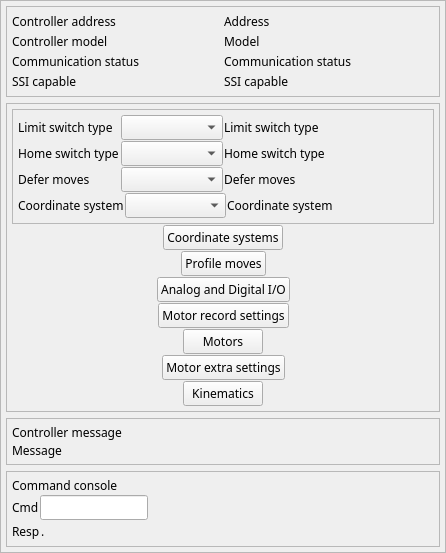
<?xml version="1.0" encoding="UTF-8"?>
<ui version="4.0">
 <class>EFrame</class>
 <widget class="QEFrame" name="EFrame">
  <property name="geometry">
   <rect>
    <x>0</x>
    <y>0</y>
    <width>446</width>
    <height>553</height>
   </rect>
  </property>
  <property name="sizePolicy">
   <sizepolicy hsizetype="Expanding" vsizetype="Expanding">
    <horstretch>0</horstretch>
    <verstretch>0</verstretch>
   </sizepolicy>
  </property>
  <property name="minimumSize">
   <size>
    <width>0</width>
    <height>0</height>
   </size>
  </property>
  <property name="windowTitle">
   <string>GalilController</string>
  </property>
  <property name="frameShape">
   <enum>QFrame::StyledPanel</enum>
  </property>
  <layout class="QVBoxLayout" name="verticalLayout_9">
   <property name="margin">
    <number>5</number>
   </property>
   <item>
    <widget class="QFrame" name="frame">
     <property name="sizePolicy">
      <sizepolicy hsizetype="Expanding" vsizetype="Expanding">
       <horstretch>0</horstretch>
       <verstretch>0</verstretch>
      </sizepolicy>
     </property>
     <property name="maximumSize">
      <size>
       <width>16777215</width>
       <height>16777215</height>
      </size>
     </property>
     <property name="frameShape">
      <enum>QFrame::StyledPanel</enum>
     </property>
     <property name="frameShadow">
      <enum>QFrame::Raised</enum>
     </property>
     <layout class="QVBoxLayout" name="verticalLayout_2">
      <property name="spacing">
       <number>1</number>
      </property>
      <property name="margin">
       <number>5</number>
      </property>
      <item>
       <layout class="QHBoxLayout" name="horizontalLayout_5">
        <item>
         <widget class="QLabel" name="label_3">
          <property name="sizePolicy">
           <sizepolicy hsizetype="Preferred" vsizetype="Preferred">
            <horstretch>0</horstretch>
            <verstretch>0</verstretch>
           </sizepolicy>
          </property>
          <property name="font">
           <font>
            <family>Abyssinica SIL</family>
            <pointsize>9</pointsize>
           </font>
          </property>
          <property name="text">
           <string>Controller address</string>
          </property>
         </widget>
        </item>
        <item>
         <widget class="QELabel" name="qelabel_3">
          <property name="sizePolicy">
           <sizepolicy hsizetype="Minimum" vsizetype="Preferred">
            <horstretch>0</horstretch>
            <verstretch>0</verstretch>
           </sizepolicy>
          </property>
          <property name="font">
           <font>
            <family>Abyssinica SIL</family>
            <pointsize>9</pointsize>
           </font>
          </property>
          <property name="layoutDirection">
           <enum>Qt::LeftToRight</enum>
          </property>
          <property name="alignment">
           <set>Qt::AlignLeading|Qt::AlignLeft|Qt::AlignVCenter</set>
          </property>
          <property name="variable" stdset="0">
           <string>$(DMC)ADDRESS_MON</string>
          </property>
          <property name="text">
           <string>Address</string>
          </property>
         </widget>
        </item>
       </layout>
      </item>
      <item>
       <layout class="QHBoxLayout" name="horizontalLayout_6">
        <item>
         <widget class="QLabel" name="label_2">
          <property name="font">
           <font>
            <family>Abyssinica SIL</family>
            <pointsize>9</pointsize>
           </font>
          </property>
          <property name="text">
           <string>Controller model</string>
          </property>
         </widget>
        </item>
        <item>
         <widget class="QELabel" name="qelabel_2">
          <property name="sizePolicy">
           <sizepolicy hsizetype="Preferred" vsizetype="Preferred">
            <horstretch>0</horstretch>
            <verstretch>0</verstretch>
           </sizepolicy>
          </property>
          <property name="font">
           <font>
            <family>Abyssinica SIL</family>
            <pointsize>9</pointsize>
           </font>
          </property>
          <property name="frameShape">
           <enum>QFrame::NoFrame</enum>
          </property>
          <property name="variable" stdset="0">
           <string>$(DMC)MODEL_MON</string>
          </property>
          <property name="notation" stdset="0">
           <enum>QELabel::Fixed</enum>
          </property>
          <property name="text">
           <string>Model</string>
          </property>
         </widget>
        </item>
       </layout>
      </item>
      <item>
       <layout class="QHBoxLayout" name="horizontalLayout_7">
        <item>
         <widget class="QLabel" name="label_4">
          <property name="sizePolicy">
           <sizepolicy hsizetype="Preferred" vsizetype="Preferred">
            <horstretch>0</horstretch>
            <verstretch>0</verstretch>
           </sizepolicy>
          </property>
          <property name="font">
           <font>
            <family>Abyssinica SIL</family>
            <pointsize>9</pointsize>
           </font>
          </property>
          <property name="text">
           <string>Communication status </string>
          </property>
         </widget>
        </item>
        <item>
         <widget class="QELabel" name="qelabel_4">
          <property name="sizePolicy">
           <sizepolicy hsizetype="Preferred" vsizetype="Preferred">
            <horstretch>0</horstretch>
            <verstretch>0</verstretch>
           </sizepolicy>
          </property>
          <property name="font">
           <font>
            <family>Abyssinica SIL</family>
            <pointsize>9</pointsize>
           </font>
          </property>
          <property name="variable" stdset="0">
           <string>$(DMC)COMMERR_STATUS</string>
          </property>
          <property name="text">
           <string>Communication status</string>
          </property>
         </widget>
        </item>
       </layout>
      </item>
      <item>
       <layout class="QHBoxLayout" name="horizontalLayout_8">
        <item>
         <widget class="QLabel" name="label_5">
          <property name="sizePolicy">
           <sizepolicy hsizetype="Preferred" vsizetype="Preferred">
            <horstretch>0</horstretch>
            <verstretch>0</verstretch>
           </sizepolicy>
          </property>
          <property name="sizeIncrement">
           <size>
            <width>1</width>
            <height>1</height>
           </size>
          </property>
          <property name="font">
           <font>
            <family>Abyssinica SIL</family>
            <pointsize>9</pointsize>
           </font>
          </property>
          <property name="text">
           <string>SSI capable</string>
          </property>
         </widget>
        </item>
        <item>
         <widget class="QELabel" name="qelabel_5">
          <property name="sizePolicy">
           <sizepolicy hsizetype="Minimum" vsizetype="Preferred">
            <horstretch>0</horstretch>
            <verstretch>0</verstretch>
           </sizepolicy>
          </property>
          <property name="font">
           <font>
            <family>Abyssinica SIL</family>
            <pointsize>9</pointsize>
           </font>
          </property>
          <property name="variable" stdset="0">
           <string>$(DMC)SSICAPABLE_STATUS</string>
          </property>
          <property name="text">
           <string>SSI capable</string>
          </property>
         </widget>
        </item>
       </layout>
      </item>
     </layout>
    </widget>
   </item>
   <item>
    <widget class="QFrame" name="frame_3">
     <property name="sizePolicy">
      <sizepolicy hsizetype="Expanding" vsizetype="Expanding">
       <horstretch>0</horstretch>
       <verstretch>0</verstretch>
      </sizepolicy>
     </property>
     <property name="maximumSize">
      <size>
       <width>16777215</width>
       <height>16777215</height>
      </size>
     </property>
     <property name="frameShape">
      <enum>QFrame::StyledPanel</enum>
     </property>
     <layout class="QVBoxLayout" name="verticalLayout_3">
      <property name="spacing">
       <number>1</number>
      </property>
      <property name="margin">
       <number>5</number>
      </property>
      <item>
       <widget class="QFrame" name="frame_2">
        <property name="sizePolicy">
         <sizepolicy hsizetype="Preferred" vsizetype="Preferred">
          <horstretch>0</horstretch>
          <verstretch>0</verstretch>
         </sizepolicy>
        </property>
        <property name="minimumSize">
         <size>
          <width>0</width>
          <height>0</height>
         </size>
        </property>
        <property name="maximumSize">
         <size>
          <width>16777215</width>
          <height>16777215</height>
         </size>
        </property>
        <property name="frameShape">
         <enum>QFrame::StyledPanel</enum>
        </property>
        <layout class="QVBoxLayout" name="verticalLayout">
         <property name="spacing">
          <number>1</number>
         </property>
         <property name="margin">
          <number>5</number>
         </property>
         <item>
          <layout class="QHBoxLayout" name="horizontalLayout_2" stretch="1,1,2">
           <property name="spacing">
            <number>1</number>
           </property>
           <item>
            <widget class="QLabel" name="label_10">
             <property name="sizePolicy">
              <sizepolicy hsizetype="Preferred" vsizetype="Preferred">
               <horstretch>0</horstretch>
               <verstretch>0</verstretch>
              </sizepolicy>
             </property>
             <property name="sizeIncrement">
              <size>
               <width>1</width>
               <height>1</height>
              </size>
             </property>
             <property name="font">
              <font>
               <family>Abyssinica SIL</family>
               <pointsize>9</pointsize>
              </font>
             </property>
             <property name="text">
              <string>Limit switch type</string>
             </property>
            </widget>
           </item>
           <item>
            <widget class="QEComboBox" name="qecombobox">
             <property name="sizePolicy">
              <sizepolicy hsizetype="Preferred" vsizetype="Preferred">
               <horstretch>0</horstretch>
               <verstretch>0</verstretch>
              </sizepolicy>
             </property>
             <property name="font">
              <font>
               <family>Abyssinica SIL</family>
               <pointsize>9</pointsize>
              </font>
             </property>
             <property name="variable" stdset="0">
              <string>$(DMC)LIMITTYPE_CMD</string>
             </property>
            </widget>
           </item>
           <item>
            <layout class="QVBoxLayout" name="verticalLayout_6" stretch="1">
             <property name="spacing">
              <number>1</number>
             </property>
             <item>
              <widget class="QELabel" name="qelabel_6">
               <property name="sizePolicy">
                <sizepolicy hsizetype="Minimum" vsizetype="Preferred">
                 <horstretch>0</horstretch>
                 <verstretch>0</verstretch>
                </sizepolicy>
               </property>
               <property name="font">
                <font>
                 <family>Abyssinica SIL</family>
                 <pointsize>9</pointsize>
                </font>
               </property>
               <property name="variable" stdset="0">
                <string>$(DMC)LIMITTYPE_STATUS</string>
               </property>
               <property name="text">
                <string>Limit switch type         </string>
               </property>
              </widget>
             </item>
            </layout>
           </item>
          </layout>
         </item>
         <item>
          <layout class="QHBoxLayout" name="horizontalLayout" stretch="1,1,2">
           <property name="spacing">
            <number>1</number>
           </property>
           <item>
            <widget class="QLabel" name="label_11">
             <property name="sizePolicy">
              <sizepolicy hsizetype="Preferred" vsizetype="Preferred">
               <horstretch>0</horstretch>
               <verstretch>0</verstretch>
              </sizepolicy>
             </property>
             <property name="sizeIncrement">
              <size>
               <width>1</width>
               <height>1</height>
              </size>
             </property>
             <property name="font">
              <font>
               <family>Abyssinica SIL</family>
               <pointsize>9</pointsize>
              </font>
             </property>
             <property name="text">
              <string>Home switch type</string>
             </property>
            </widget>
           </item>
           <item>
            <widget class="QEComboBox" name="qecombobox_2">
             <property name="sizePolicy">
              <sizepolicy hsizetype="Preferred" vsizetype="Preferred">
               <horstretch>0</horstretch>
               <verstretch>0</verstretch>
              </sizepolicy>
             </property>
             <property name="font">
              <font>
               <family>Abyssinica SIL</family>
               <pointsize>9</pointsize>
              </font>
             </property>
             <property name="variable" stdset="0">
              <string>$(DMC)HOMETYPE_CMD</string>
             </property>
            </widget>
           </item>
           <item>
            <layout class="QVBoxLayout" name="verticalLayout_7" stretch="1">
             <property name="spacing">
              <number>1</number>
             </property>
             <item>
              <widget class="QELabel" name="qelabel_7">
               <property name="sizePolicy">
                <sizepolicy hsizetype="Minimum" vsizetype="Preferred">
                 <horstretch>0</horstretch>
                 <verstretch>0</verstretch>
                </sizepolicy>
               </property>
               <property name="font">
                <font>
                 <family>Abyssinica SIL</family>
                 <pointsize>9</pointsize>
                </font>
               </property>
               <property name="variable" stdset="0">
                <string>$(DMC)HOMETYPE_STATUS</string>
               </property>
               <property name="text">
                <string>Home switch type        </string>
               </property>
              </widget>
             </item>
            </layout>
           </item>
          </layout>
         </item>
         <item>
          <layout class="QHBoxLayout" name="horizontalLayout_3" stretch="1,1,2">
           <property name="spacing">
            <number>1</number>
           </property>
           <item>
            <widget class="QLabel" name="label_12">
             <property name="sizePolicy">
              <sizepolicy hsizetype="Preferred" vsizetype="Preferred">
               <horstretch>0</horstretch>
               <verstretch>0</verstretch>
              </sizepolicy>
             </property>
             <property name="sizeIncrement">
              <size>
               <width>1</width>
               <height>1</height>
              </size>
             </property>
             <property name="font">
              <font>
               <family>Abyssinica SIL</family>
               <pointsize>9</pointsize>
              </font>
             </property>
             <property name="text">
              <string>Defer moves</string>
             </property>
            </widget>
           </item>
           <item>
            <widget class="QEComboBox" name="qecombobox_3">
             <property name="sizePolicy">
              <sizepolicy hsizetype="Preferred" vsizetype="Preferred">
               <horstretch>0</horstretch>
               <verstretch>0</verstretch>
              </sizepolicy>
             </property>
             <property name="font">
              <font>
               <family>Abyssinica SIL</family>
               <pointsize>9</pointsize>
              </font>
             </property>
             <property name="variable" stdset="0">
              <string>$(DMC)DEFER_CMD</string>
             </property>
            </widget>
           </item>
           <item>
            <layout class="QVBoxLayout" name="verticalLayout_8" stretch="1">
             <property name="spacing">
              <number>1</number>
             </property>
             <item>
              <widget class="QELabel" name="qelabel_8">
               <property name="sizePolicy">
                <sizepolicy hsizetype="Minimum" vsizetype="Preferred">
                 <horstretch>0</horstretch>
                 <verstretch>0</verstretch>
                </sizepolicy>
               </property>
               <property name="font">
                <font>
                 <family>Abyssinica SIL</family>
                 <pointsize>9</pointsize>
                </font>
               </property>
               <property name="variable" stdset="0">
                <string>$(DMC)DEFER_STATUS</string>
               </property>
               <property name="text">
                <string>Defer moves                  </string>
               </property>
              </widget>
             </item>
            </layout>
           </item>
          </layout>
         </item>
         <item>
          <layout class="QHBoxLayout" name="horizontalLayout_4" stretch="1,1,2">
           <property name="spacing">
            <number>1</number>
           </property>
           <item>
            <widget class="QLabel" name="label_13">
             <property name="sizePolicy">
              <sizepolicy hsizetype="Preferred" vsizetype="Preferred">
               <horstretch>0</horstretch>
               <verstretch>0</verstretch>
              </sizepolicy>
             </property>
             <property name="sizeIncrement">
              <size>
               <width>1</width>
               <height>1</height>
              </size>
             </property>
             <property name="font">
              <font>
               <family>Abyssinica SIL</family>
               <pointsize>9</pointsize>
              </font>
             </property>
             <property name="text">
              <string>Coordinate system</string>
             </property>
            </widget>
           </item>
           <item>
            <widget class="QEComboBox" name="qecombobox_4">
             <property name="sizePolicy">
              <sizepolicy hsizetype="Preferred" vsizetype="Preferred">
               <horstretch>0</horstretch>
               <verstretch>0</verstretch>
              </sizepolicy>
             </property>
             <property name="font">
              <font>
               <family>Abyssinica SIL</family>
               <pointsize>9</pointsize>
              </font>
             </property>
             <property name="variable" stdset="0">
              <string>$(DMC)COORDSYS_CMD</string>
             </property>
            </widget>
           </item>
           <item>
            <layout class="QVBoxLayout" name="verticalLayout_10" stretch="1">
             <property name="spacing">
              <number>1</number>
             </property>
             <item>
              <widget class="QELabel" name="qelabel_12">
               <property name="sizePolicy">
                <sizepolicy hsizetype="Minimum" vsizetype="Preferred">
                 <horstretch>0</horstretch>
                 <verstretch>0</verstretch>
                </sizepolicy>
               </property>
               <property name="font">
                <font>
                 <family>Abyssinica SIL</family>
                 <pointsize>9</pointsize>
                </font>
               </property>
               <property name="variable" stdset="0">
                <string>$(DMC)COORDSYS_STATUS</string>
               </property>
               <property name="text">
                <string>Coordinate system       </string>
               </property>
              </widget>
             </item>
            </layout>
           </item>
          </layout>
         </item>
        </layout>
       </widget>
      </item>
      <item>
       <layout class="QHBoxLayout" name="horizontalLayout_11">
        <item>
         <spacer name="horizontalSpacer_3">
          <property name="orientation">
           <enum>Qt::Horizontal</enum>
          </property>
          <property name="sizeHint" stdset="0">
           <size>
            <width>40</width>
            <height>20</height>
           </size>
          </property>
         </spacer>
        </item>
        <item>
         <widget class="QEPushButton" name="qepushbutton_3">
          <property name="sizePolicy">
           <sizepolicy hsizetype="Minimum" vsizetype="Expanding">
            <horstretch>0</horstretch>
            <verstretch>0</verstretch>
           </sizepolicy>
          </property>
          <property name="minimumSize">
           <size>
            <width>0</width>
            <height>0</height>
           </size>
          </property>
          <property name="font">
           <font>
            <family>Abyssinica SIL</family>
            <pointsize>9</pointsize>
           </font>
          </property>
          <property name="text">
           <string>Coordinate systems</string>
          </property>
          <property name="variableAsToolTip">
           <bool>false</bool>
          </property>
          <property name="guiFile" stdset="0">
           <string>galil_coordinate_systems.ui</string>
          </property>
          <property name="creationOption" stdset="0">
           <enum>QEPushButton::NewWindow</enum>
          </property>
          <property name="prioritySubstitutions">
           <string/>
          </property>
         </widget>
        </item>
        <item>
         <spacer name="horizontalSpacer_4">
          <property name="orientation">
           <enum>Qt::Horizontal</enum>
          </property>
          <property name="sizeHint" stdset="0">
           <size>
            <width>40</width>
            <height>20</height>
           </size>
          </property>
         </spacer>
        </item>
       </layout>
      </item>
      <item>
       <layout class="QHBoxLayout" name="horizontalLayout_12">
        <item>
         <spacer name="horizontalSpacer_5">
          <property name="orientation">
           <enum>Qt::Horizontal</enum>
          </property>
          <property name="sizeHint" stdset="0">
           <size>
            <width>40</width>
            <height>20</height>
           </size>
          </property>
         </spacer>
        </item>
        <item>
         <widget class="QEPushButton" name="qepushbutton_7">
          <property name="sizePolicy">
           <sizepolicy hsizetype="Minimum" vsizetype="Expanding">
            <horstretch>0</horstretch>
            <verstretch>0</verstretch>
           </sizepolicy>
          </property>
          <property name="font">
           <font>
            <family>Abyssinica SIL</family>
            <pointsize>9</pointsize>
           </font>
          </property>
          <property name="text">
           <string>Profile moves</string>
          </property>
          <property name="variableAsToolTip">
           <bool>false</bool>
          </property>
          <property name="guiFile" stdset="0">
           <string>galil_profileMove.ui</string>
          </property>
          <property name="creationOption" stdset="0">
           <enum>QEPushButton::NewWindow</enum>
          </property>
          <property name="prioritySubstitutions">
           <string/>
          </property>
         </widget>
        </item>
        <item>
         <spacer name="horizontalSpacer_6">
          <property name="orientation">
           <enum>Qt::Horizontal</enum>
          </property>
          <property name="sizeHint" stdset="0">
           <size>
            <width>40</width>
            <height>20</height>
           </size>
          </property>
         </spacer>
        </item>
       </layout>
      </item>
      <item>
       <layout class="QHBoxLayout" name="horizontalLayout_13">
        <item>
         <spacer name="horizontalSpacer_7">
          <property name="orientation">
           <enum>Qt::Horizontal</enum>
          </property>
          <property name="sizeHint" stdset="0">
           <size>
            <width>40</width>
            <height>20</height>
           </size>
          </property>
         </spacer>
        </item>
        <item>
         <widget class="QEPushButton" name="qepushbutton_6">
          <property name="sizePolicy">
           <sizepolicy hsizetype="Minimum" vsizetype="Expanding">
            <horstretch>0</horstretch>
            <verstretch>0</verstretch>
           </sizepolicy>
          </property>
          <property name="font">
           <font>
            <family>Abyssinica SIL</family>
            <pointsize>9</pointsize>
           </font>
          </property>
          <property name="text">
           <string>Analog and Digital I/O</string>
          </property>
          <property name="variableAsToolTip">
           <bool>false</bool>
          </property>
          <property name="guiFile" stdset="0">
           <string>galil_ctrl_io.ui</string>
          </property>
          <property name="creationOption" stdset="0">
           <enum>QEPushButton::NewWindow</enum>
          </property>
          <property name="prioritySubstitutions">
           <string>P=$(DMC)</string>
          </property>
         </widget>
        </item>
        <item>
         <spacer name="horizontalSpacer_8">
          <property name="orientation">
           <enum>Qt::Horizontal</enum>
          </property>
          <property name="sizeHint" stdset="0">
           <size>
            <width>40</width>
            <height>20</height>
           </size>
          </property>
         </spacer>
        </item>
       </layout>
      </item>
      <item>
       <layout class="QHBoxLayout" name="horizontalLayout_14">
        <item>
         <spacer name="horizontalSpacer_9">
          <property name="orientation">
           <enum>Qt::Horizontal</enum>
          </property>
          <property name="sizeHint" stdset="0">
           <size>
            <width>40</width>
            <height>20</height>
           </size>
          </property>
         </spacer>
        </item>
        <item>
         <widget class="QEPushButton" name="qepushbutton_8">
          <property name="sizePolicy">
           <sizepolicy hsizetype="Minimum" vsizetype="Expanding">
            <horstretch>0</horstretch>
            <verstretch>0</verstretch>
           </sizepolicy>
          </property>
          <property name="font">
           <font>
            <family>Abyssinica SIL</family>
            <pointsize>9</pointsize>
           </font>
          </property>
          <property name="text">
           <string>Motor record settings</string>
          </property>
          <property name="variable" stdset="0">
           <string/>
          </property>
          <property name="variableAsToolTip">
           <bool>false</bool>
          </property>
          <property name="userLevelVisibility" stdset="0">
           <enum>QEPushButton::User</enum>
          </property>
          <property name="userLevelEnabled" stdset="0">
           <enum>QEPushButton::User</enum>
          </property>
          <property name="guiFile" stdset="0">
           <string>galil_motors_settings.ui</string>
          </property>
          <property name="creationOption" stdset="0">
           <enum>QEPushButton::NewWindow</enum>
          </property>
          <property name="prioritySubstitutions">
           <string/>
          </property>
         </widget>
        </item>
        <item>
         <spacer name="horizontalSpacer_10">
          <property name="orientation">
           <enum>Qt::Horizontal</enum>
          </property>
          <property name="sizeHint" stdset="0">
           <size>
            <width>40</width>
            <height>20</height>
           </size>
          </property>
         </spacer>
        </item>
       </layout>
      </item>
      <item>
       <layout class="QHBoxLayout" name="horizontalLayout_17">
        <item>
         <spacer name="horizontalSpacer_15">
          <property name="orientation">
           <enum>Qt::Horizontal</enum>
          </property>
          <property name="sizeHint" stdset="0">
           <size>
            <width>40</width>
            <height>20</height>
           </size>
          </property>
         </spacer>
        </item>
        <item>
         <widget class="QEPushButton" name="qepushbutton_9">
          <property name="sizePolicy">
           <sizepolicy hsizetype="Minimum" vsizetype="Expanding">
            <horstretch>0</horstretch>
            <verstretch>0</verstretch>
           </sizepolicy>
          </property>
          <property name="font">
           <font>
            <family>Abyssinica SIL</family>
            <pointsize>9</pointsize>
           </font>
          </property>
          <property name="text">
           <string>Motors</string>
          </property>
          <property name="variable" stdset="0">
           <string/>
          </property>
          <property name="variableAsToolTip">
           <bool>false</bool>
          </property>
          <property name="userLevelVisibility" stdset="0">
           <enum>QEPushButton::User</enum>
          </property>
          <property name="userLevelEnabled" stdset="0">
           <enum>QEPushButton::User</enum>
          </property>
          <property name="guiFile" stdset="0">
           <string>galil_motors.ui</string>
          </property>
          <property name="creationOption" stdset="0">
           <enum>QEPushButton::NewWindow</enum>
          </property>
          <property name="prioritySubstitutions">
           <string/>
          </property>
         </widget>
        </item>
        <item>
         <spacer name="horizontalSpacer_16">
          <property name="orientation">
           <enum>Qt::Horizontal</enum>
          </property>
          <property name="sizeHint" stdset="0">
           <size>
            <width>40</width>
            <height>20</height>
           </size>
          </property>
         </spacer>
        </item>
       </layout>
      </item>
      <item>
       <layout class="QHBoxLayout" name="horizontalLayout_15">
        <item>
         <spacer name="horizontalSpacer_11">
          <property name="orientation">
           <enum>Qt::Horizontal</enum>
          </property>
          <property name="sizeHint" stdset="0">
           <size>
            <width>40</width>
            <height>20</height>
           </size>
          </property>
         </spacer>
        </item>
        <item>
         <widget class="QEPushButton" name="qepushbutton_4">
          <property name="sizePolicy">
           <sizepolicy hsizetype="Minimum" vsizetype="Expanding">
            <horstretch>0</horstretch>
            <verstretch>0</verstretch>
           </sizepolicy>
          </property>
          <property name="font">
           <font>
            <family>Abyssinica SIL</family>
            <pointsize>9</pointsize>
           </font>
          </property>
          <property name="text">
           <string>Motor extra settings</string>
          </property>
          <property name="variable" stdset="0">
           <string/>
          </property>
          <property name="variableAsToolTip">
           <bool>false</bool>
          </property>
          <property name="userLevelVisibility" stdset="0">
           <enum>QEPushButton::User</enum>
          </property>
          <property name="userLevelEnabled" stdset="0">
           <enum>QEPushButton::Engineer</enum>
          </property>
          <property name="guiFile" stdset="0">
           <string>galil_motors_extras.ui</string>
          </property>
          <property name="creationOption" stdset="0">
           <enum>QEPushButton::NewWindow</enum>
          </property>
          <property name="prioritySubstitutions">
           <string/>
          </property>
         </widget>
        </item>
        <item>
         <spacer name="horizontalSpacer_12">
          <property name="orientation">
           <enum>Qt::Horizontal</enum>
          </property>
          <property name="sizeHint" stdset="0">
           <size>
            <width>40</width>
            <height>20</height>
           </size>
          </property>
         </spacer>
        </item>
       </layout>
      </item>
      <item>
       <layout class="QHBoxLayout" name="horizontalLayout_16">
        <item>
         <spacer name="horizontalSpacer_13">
          <property name="orientation">
           <enum>Qt::Horizontal</enum>
          </property>
          <property name="sizeHint" stdset="0">
           <size>
            <width>40</width>
            <height>20</height>
           </size>
          </property>
         </spacer>
        </item>
        <item>
         <widget class="QEPushButton" name="qepushbutton_5">
          <property name="sizePolicy">
           <sizepolicy hsizetype="Minimum" vsizetype="Expanding">
            <horstretch>0</horstretch>
            <verstretch>0</verstretch>
           </sizepolicy>
          </property>
          <property name="font">
           <font>
            <family>Abyssinica SIL</family>
            <pointsize>9</pointsize>
           </font>
          </property>
          <property name="text">
           <string>Kinematics</string>
          </property>
          <property name="variableAsToolTip">
           <bool>false</bool>
          </property>
          <property name="userLevelEnabled" stdset="0">
           <enum>QEPushButton::Scientist</enum>
          </property>
          <property name="guiFile" stdset="0">
           <string>galil_kinematics.ui</string>
          </property>
          <property name="creationOption" stdset="0">
           <enum>QEPushButton::NewWindow</enum>
          </property>
          <property name="prioritySubstitutions">
           <string/>
          </property>
         </widget>
        </item>
        <item>
         <spacer name="horizontalSpacer_14">
          <property name="orientation">
           <enum>Qt::Horizontal</enum>
          </property>
          <property name="sizeHint" stdset="0">
           <size>
            <width>40</width>
            <height>20</height>
           </size>
          </property>
         </spacer>
        </item>
       </layout>
      </item>
     </layout>
    </widget>
   </item>
   <item>
    <widget class="QFrame" name="frame">
     <property name="maximumSize">
      <size>
       <width>16777215</width>
       <height>16777215</height>
      </size>
     </property>
     <property name="frameShape">
      <enum>QFrame::StyledPanel</enum>
     </property>
     <property name="frameShadow">
      <enum>QFrame::Raised</enum>
     </property>
     <layout class="QVBoxLayout" name="verticalLayout_5">
      <property name="spacing">
       <number>1</number>
      </property>
      <property name="margin">
       <number>5</number>
      </property>
      <item>
       <widget class="QLabel" name="label_6">
        <property name="sizePolicy">
         <sizepolicy hsizetype="Preferred" vsizetype="Preferred">
          <horstretch>0</horstretch>
          <verstretch>0</verstretch>
         </sizepolicy>
        </property>
        <property name="font">
         <font>
          <family>Abyssinica SIL</family>
          <pointsize>9</pointsize>
         </font>
        </property>
        <property name="text">
         <string>Controller message</string>
        </property>
       </widget>
      </item>
      <item>
       <widget class="QELabel" name="qelabel_10">
        <property name="sizePolicy">
         <sizepolicy hsizetype="Minimum" vsizetype="Preferred">
          <horstretch>0</horstretch>
          <verstretch>0</verstretch>
         </sizepolicy>
        </property>
        <property name="font">
         <font>
          <family>Abyssinica SIL</family>
          <pointsize>9</pointsize>
         </font>
        </property>
        <property name="frameShape">
         <enum>QFrame::NoFrame</enum>
        </property>
        <property name="variable" stdset="0">
         <string>$(DMC)ERROR_MON</string>
        </property>
        <property name="text">
         <string>Message</string>
        </property>
       </widget>
      </item>
     </layout>
    </widget>
   </item>
   <item>
    <widget class="QFrame" name="frame">
     <property name="maximumSize">
      <size>
       <width>16777215</width>
       <height>16777215</height>
      </size>
     </property>
     <property name="frameShape">
      <enum>QFrame::StyledPanel</enum>
     </property>
     <layout class="QVBoxLayout" name="verticalLayout_4">
      <property name="spacing">
       <number>1</number>
      </property>
      <property name="margin">
       <number>5</number>
      </property>
      <item>
       <widget class="QLabel" name="label_7">
        <property name="sizePolicy">
         <sizepolicy hsizetype="Preferred" vsizetype="Preferred">
          <horstretch>0</horstretch>
          <verstretch>0</verstretch>
         </sizepolicy>
        </property>
        <property name="font">
         <font>
          <family>Abyssinica SIL</family>
          <pointsize>9</pointsize>
         </font>
        </property>
        <property name="text">
         <string>Command console</string>
        </property>
       </widget>
      </item>
      <item>
       <layout class="QHBoxLayout" name="horizontalLayout_9">
        <item>
         <widget class="QLabel" name="label_8">
          <property name="sizePolicy">
           <sizepolicy hsizetype="Maximum" vsizetype="Preferred">
            <horstretch>0</horstretch>
            <verstretch>0</verstretch>
           </sizepolicy>
          </property>
          <property name="font">
           <font>
            <family>Abyssinica SIL</family>
            <pointsize>9</pointsize>
           </font>
          </property>
          <property name="text">
           <string>Cmd</string>
          </property>
         </widget>
        </item>
        <item>
         <widget class="QELineEdit" name="qelineedit">
          <property name="sizePolicy">
           <sizepolicy hsizetype="Minimum" vsizetype="Fixed">
            <horstretch>0</horstretch>
            <verstretch>0</verstretch>
           </sizepolicy>
          </property>
          <property name="font">
           <font>
            <family>Abyssinica SIL</family>
            <pointsize>9</pointsize>
           </font>
          </property>
          <property name="variable" stdset="0">
           <string>$(DMC)SEND_STR_CMD</string>
          </property>
         </widget>
        </item>
        <item>
         <spacer name="horizontalSpacer_2">
          <property name="orientation">
           <enum>Qt::Horizontal</enum>
          </property>
          <property name="sizeHint" stdset="0">
           <size>
            <width>40</width>
            <height>20</height>
           </size>
          </property>
         </spacer>
        </item>
       </layout>
      </item>
      <item>
       <layout class="QHBoxLayout" name="horizontalLayout_10">
        <item>
         <widget class="QLabel" name="label_9">
          <property name="sizePolicy">
           <sizepolicy hsizetype="Preferred" vsizetype="Preferred">
            <horstretch>0</horstretch>
            <verstretch>0</verstretch>
           </sizepolicy>
          </property>
          <property name="font">
           <font>
            <family>Abyssinica SIL</family>
            <pointsize>9</pointsize>
           </font>
          </property>
          <property name="text">
           <string>Resp</string>
          </property>
         </widget>
        </item>
        <item>
         <widget class="QELabel" name="qelabel_11">
          <property name="sizePolicy">
           <sizepolicy hsizetype="Minimum" vsizetype="Preferred">
            <horstretch>0</horstretch>
            <verstretch>0</verstretch>
           </sizepolicy>
          </property>
          <property name="font">
           <font>
            <family>Abyssinica SIL</family>
            <pointsize>9</pointsize>
           </font>
          </property>
          <property name="variable" stdset="0">
           <string>$(DMC)SEND_STR_MON</string>
          </property>
          <property name="useDbPrecision">
           <bool>false</bool>
          </property>
          <property name="leadingZero">
           <bool>false</bool>
          </property>
          <property name="trailingZeros">
           <bool>false</bool>
          </property>
          <property name="addUnits">
           <bool>false</bool>
          </property>
          <property name="format" stdset="0">
           <enum>QELabel::Default</enum>
          </property>
          <property name="arrayAction" stdset="0">
           <enum>QELabel::Ascii</enum>
          </property>
          <property name="text">
           <string>.</string>
          </property>
         </widget>
        </item>
        <item>
         <spacer name="horizontalSpacer">
          <property name="orientation">
           <enum>Qt::Horizontal</enum>
          </property>
          <property name="sizeHint" stdset="0">
           <size>
            <width>40</width>
            <height>20</height>
           </size>
          </property>
         </spacer>
        </item>
       </layout>
      </item>
     </layout>
    </widget>
   </item>
  </layout>
 </widget>
 <customwidgets>
  <customwidget>
   <class>QEComboBox</class>
   <extends>QComboBox</extends>
   <header>QEComboBox.h</header>
  </customwidget>
  <customwidget>
   <class>QELabel</class>
   <extends>QLabel</extends>
   <header>QELabel.h</header>
  </customwidget>
  <customwidget>
   <class>QELineEdit</class>
   <extends>QLineEdit</extends>
   <header>QELineEdit.h</header>
  </customwidget>
  <customwidget>
   <class>QEPushButton</class>
   <extends>QPushButton</extends>
   <header>QEPushButton.h</header>
  </customwidget>
  <customwidget>
   <class>QEFrame</class>
   <extends>QFrame</extends>
   <header>QEFrame.h</header>
   <container>1</container>
  </customwidget>
 </customwidgets>
 <resources/>
 <connections/>
</ui>
